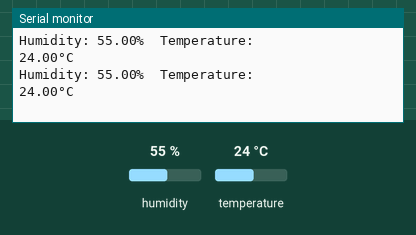
This sketch was run on a simulated Arduino Uno, built with avr-gcc and run on an emulated ATmega328P. Shown: the last lines printed to the serial monitor. The inputs (shaded band) are chosen by the test bench; at power-on: humidity 55 %, temperature 24 °C.

Above: at 3.8 s.
3.9 s: humidity set to 22 %
At 6.6 s:
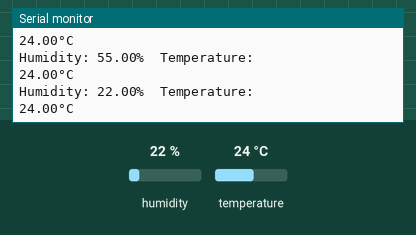
7.8 s: temperature set to 12 °C
At 10.3 s:
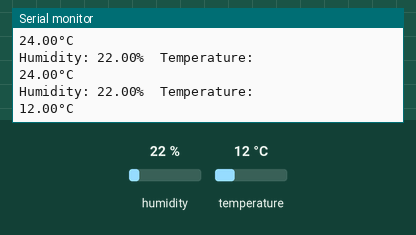
11.7 s: humidity set to 40 %
At 12.8 s:
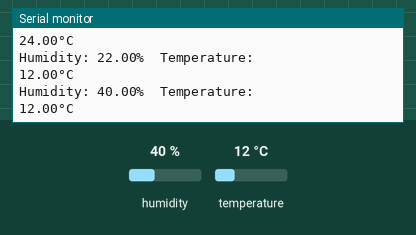
Timing chart, 0 to 14.7 s (numbered marks = the images above; inputs shaded):
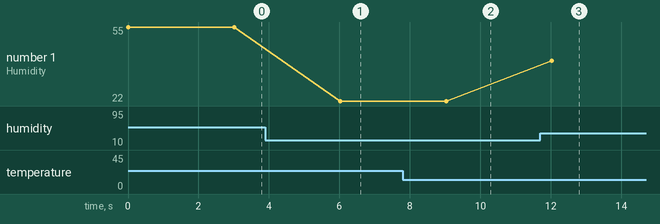

The sketch:

DHT22.ino
```cpp
#include<Arduino.h>
#include<Wire.h>
#include <DHT.h>

#define DHTPIN 12
#define DHTTYPE DHT22

DHT dht(DHTPIN, DHTTYPE);

void setup() {
  Serial.begin(9600);
  dht.begin();
}

void loop() {
  float humi = dht.readHumidity();
  // Read temperature as Celsius (the default)
  float temp = dht.readTemperature();
  // Read temperature as Fahrenheit (isFahrenheit = true)

  // Check if any reads failed and exit early (to try again).


  Serial.print(F("Humidity: "));
  Serial.print(humi);
  Serial.println(F("%  Temperature: "));
  Serial.print(temp);
  Serial.print(F("°C "));
  Serial.println();
  delay(3000);
}
```

Measured:
- after the input at 3.9 s, the serial monitor: prints a new line after 2.1 s (image 1)
- after the input at 7.8 s, the serial monitor: prints a new line after 1.3 s (image 2)
- after the input at 11.7 s, the serial monitor: prints a new line after 0.33 s (image 3)
- plotted number 1: 55 → 22 after the input at 3.9 s, 22 → 40 after the input at 11.7 s
